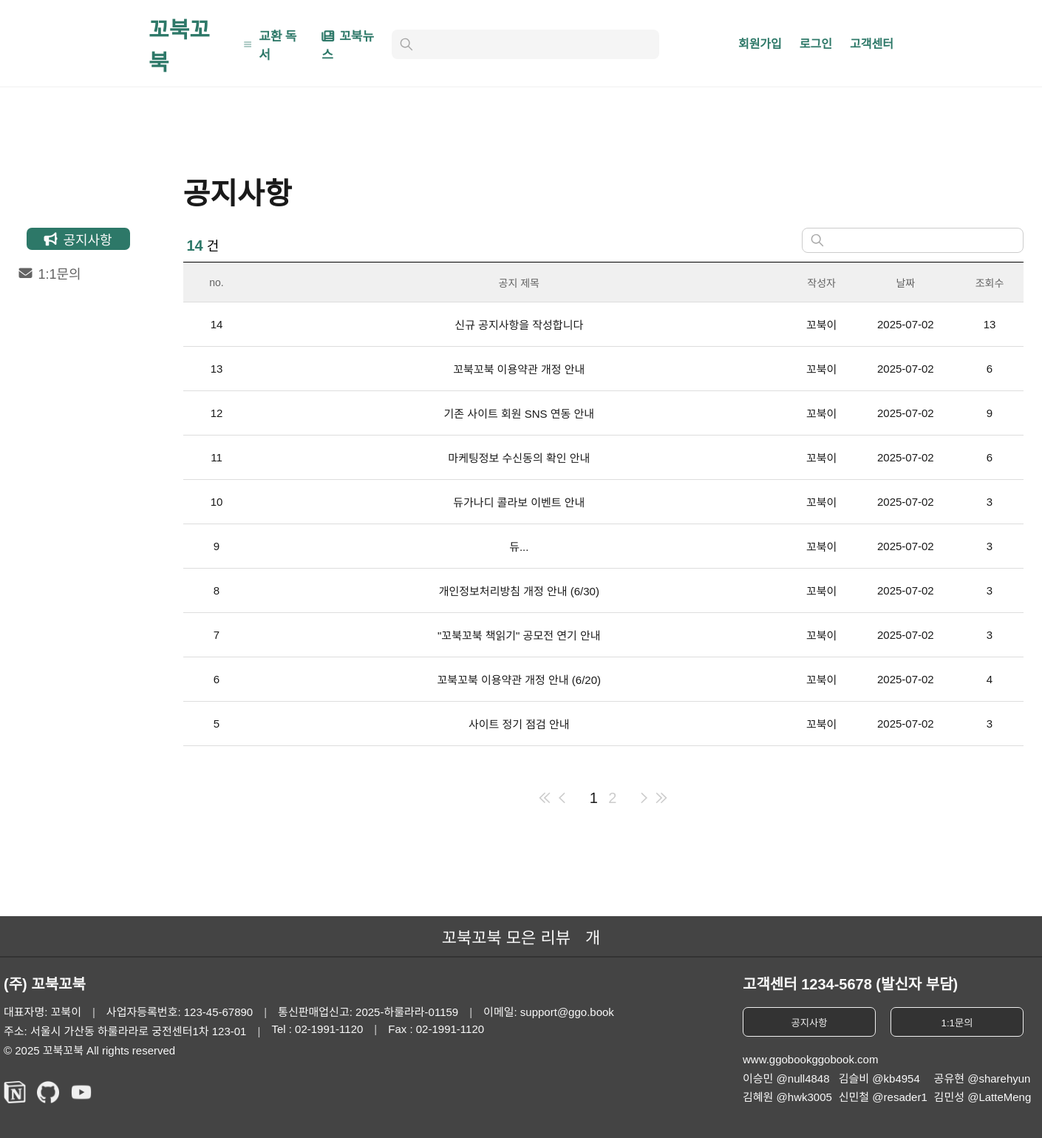
Screenshot of /cscenter/list/ with the database file from the repository.
### cscenter/models.py (models this page shows, shortened)
class Notice(models.Model):
    ntcno = models.AutoField(primary_key=True)  # 기본키 등록
    id = models.CharField(max_length=100)     # 작성자
    ntitle = models.CharField(max_length=1000) # 제목
    ncontent = models.TextField()              # 내용
    nfile = models.ImageField(null=True,blank=True,upload_to='notice')
    nhit = models.IntegerField(default=0)      # 조회수
    ndate = models.DateTimeField(auto_now=True)  # 현재날짜시간자동등록

### cscenter/views.py (the view, shortened to what this page needs)
# urls.py: path('list/', views.list,name='list'),
def list(request):
    page = int(request.GET.get('page',1))
    search = request.GET.get('search','')
    if search == '':   # 일반리스트로 넘어온 경우
        qs = Notice.objects.order_by('-ntcno')
        paginator = Paginator(qs,10) # 100->10개씩 쪼개서 전달해줌
        noticeList = paginator.get_page(page)  # 현재페이지에 해당되는 게시글 전달
        context = {'notice':qs,'list':noticeList,'page':page,'search':0}
        return render(request, 'cscenter/list.html', context)

### cscenter/templates/cscenter/list.html (shortened to what this page needs)
{% extends "base.html" %}
{% load static %}
{% block extra_css %}
<link rel="stylesheet" href="/static/css/ntc_list.css" />
{% endblock %}
{% block content %}
      <div class="mainWrap">
        <nav>
          <div class="left_side">
            <ul class="category">
              <li class="icon checked" onclick="location.href='{% url "cscenter:list" %}'"><i class="fa-solid fa-bullhorn"></i>공지사항</li>
              <li class="icon" onclick="location.href='{% url "cscenter:inquiry" %}'"><i class="fa-solid fa-envelope"></i>1:1문의</li>
            </ul>
          </div>
        </nav>
        <div class="content-area">
            <p class="big_title">공지사항</p>
            <div class='searchWrap'>
              {% if search == 1 %}
              <div class="ntc_count">“{{keyword}}” 검색결과 <span>{{notice.count}}</span>건</div>
              {% else %}
              <div class="ntc_count"><span>{{notice.count}}</span>건</div>
              {% endif %}
              <form action='/cscenter/list/' name='ntc_searchFrm' method='get' role="search" class="fig-searchform et3830u0">
                <div tabindex="-1" class="fig-tabindex">
                  <div class="fig-q3rd3s et3830u1">
                    <label class="fig-formlabel">
                      <svg width="1em" height="1em" viewBox="0 0 20 20" fill="currentColor" xmlns="http://www.w3.org/2000/svg" class="fig-searchimage">
                        <path fill-rule="evenodd" d="M13.28 8.18a5.1 5.1 0 11-10.2 0 5.1 5.1 0 0110.2 0zm-1.031 5.069a6.5 6.5 0 11.991-.989l4.695 4.695a.7.7 0 11-.99.99l-4.696-4.696z">
                        </path>
                      </svg>
                      <input type="text" name='search' maxlength="64" tabindex="-1" class="fig-forminput" value="">
                    </label>
                  </div>
                </div>
              </form>
            </div>
            <div>
              <table>
                <colgroup>
                  <col width="8%"/>
                  <col width="*"/>
                  <col width="8%"/>
                  <col width="12%"/>
                  <col width="8%"/>
              </colgroup>
                <thead>
                  <tr>
                    <th>no.</th>
                    <th>공지 제목</th>
                    <th>작성자</th>
                    <th>날짜</th>
                    <th>조회수</th>
                  </tr>
                </thead>
                <tbody>
                  {% for n in list %}
                  <tr>
                    <td>{{n.ntcno}}</td>
                    <td class="ntc_title"><a href="/cscenter/view/{{n.ntcno}}/">{{n.ntitle}}</a></td>
                    <td>{{n.id}}</td>
                    <td>{{n.ndate|date:'Y-m-d'}}</td>
                    <td>{{n.nhit}}</td>
                  </tr>
                  {% endfor %}
                </tbody>
              </table>
            </div>
      <div class="pg-container">
        <div class="paginator">
            <div class="pg-btns">
              {% if list.has_previous %}
                <button onclick="location.href='?page=1&search={{search}}'">
                  <svg width="24" height="24" viewBox="0 0 24 24" fill="none">
                    <path d="M21.9323 22.5362C22.6042 21.8162 22.6042 20.7122 21.8842 20.0162L13.5562 12.0002L23.1562 2.76019L21.4762 1.00819L10.0282 12.0002L21.4763 22.9922L21.9323 22.5122L21.9323 22.5362Z" fill="currentColor"/>
                    <path d="M12.4786 22.5362C13.1506 21.8162 13.1506 20.7122 12.4306 20.0162L4.10256 12.0002L13.7266 2.76019L12.0466 1.00819L0.598563 12.0002L12.0226 22.9922L12.4786 22.5122L12.4786 22.5362Z" fill="currentColor"/>
                  </svg>
                </button>
                <button onclick="location.href='?page={{list.previous_page_number}}&search={{search}}'">
                  <svg width="24" height="24" viewBox="0 0 24 24" fill="none">
                    <path d="M16.3325 1.47C17.0125 2.18 16.9925 3.3 16.2825 3.98L7.9425 12L17.5625 21.25L15.8825 23L4.4425 12L15.8825 1L16.3325 1.47Z" fill="currentColor"/>
                  </svg>
                </button>
                {% else %}
                <button disabled>
                </button>
                <button disabled>
                  <svg width="24" height="24" viewBox="0 0 24 24" fill="none">
                      <path d="M16.3325 1.47C17.0125 2.18 16.9925 3.3 16.2825 3.98L7.9425 12L17.5625 21.25L15.8825 23L4.4425 12L15.8825 1L16.3325 1.47Z" fill="currentColor"/>
                  </svg>
                </button>
                {% endif %}
            </div>
            <div class="pg-numbers">
              {% for p in list.paginator.page_range %}
                {% if p != page %}
                <a href="?page={{p}}">{{p}}</a>
                {% else %}
                <a class="active">{{p}}</a>
                {% endif %}
              {% endfor %}
            </div>
            <div class="pg-btns">
              {% if list.has_next %}
                <button onclick="location.href='?page={{list.next_page_number}}&search={{search}}'">
                    <svg width="24" height="24" viewBox="0 0 24 24" fill="none">
                        <path d="M7.6675 1.47C6.9875 2.18 7.0075 3.3 7.7175 3.98L16.0575 12L6.4375 21.25L8.1175 23L19.5575 12L8.1175 1L7.6675 1.47Z" fill="currentColor"/>
                    </svg>
                </button>
                <button onclick="location.href='?page={{list.paginator.num_pages}}&search={{search}}'">
                </button>
                {% endif %}
            </div>
        </div>
    </div>
        </div>
      </div>
    </div>
{% endblock %}

### static/css/base.css (style rules this page uses)
body, input, select, textarea, button { font-family: 'Noto Sans KR', sans-serif !important; }
* { margin: 0; padding: 0; box-sizing: border-box; -moz-osx-font-smoothing: grayscale; -webkit-font-smoothing: antialiased; text-decoration: none; list-style: none; }
table,tr,td { border-collapse:collapse; }
input { color: inherit; font-family: inherit; letter-spacing: inherit; appearance: none; background: none; border: 0; box-shadow: none; border-radius: 0; padding: 0; margin: 0; outline:none; }
a { text-decoration: none; color: inherit; font-family: inherit; letter-spacing: inherit; cursor: pointer; }
.fig-searchform { width: 500px; display: flex; align-items: flex-start; }
.fig-tabindex { flex: 1; min-width: 0; }
.fig-formlabel { display: flex; align-items: center; padding: 6px 10px; min-height: 40px; background: #f5f5f5; border-radius: 8px; }
.fig-searchimage { font-size: 20px; width: 20px; height: 20px; margin-right: 12px; color: #a5a5a5; fill: currentColor; display: inline-block; }
.fig-forminput { flex: 1; width: 0; min-width: 0; height: 100%; font-size: 15px; line-height: 18px; color: #1a1a1a; caret-color: #2D7868; }

### static/css/ntc_list.css (style rules this page uses)
.mainWrap { display: flex; justify-content:center; }
.big_title { font-size: 40px; font-weight: 700; color:#1a1a1a; }
nav { display: flex; margin: 0 auto; justify-content: center; }
.left_side { width: 192px; height:622px; margin: 160px 0px 0px; margin-right: 30px; }
.category { color: #636363; width: 191px; height: 500px; text-align: left; margin-bottom: 10px; padding: 0; list-style: none; }
.icon { display: flex; align-items: center; border-radius: 7px; width: 140px; height: 30px; margin-left: 0; margin-bottom: 12px; font-size: 18px; transition: all 0.2s ease; }
.icon i { margin-right: 8px; margin-top: 2px; }
.icon.checked { background-color: #2d7868; color: #fafafa; margin-left: 10px; cursor: pointer; align-items: center; display: flex; justify-content: center; }
.category li { margin-bottom: 16px; font-size: 18px; }
.content-area { width: 1137px; margin-top: 82px; }
.content-area table { width: 1137px; }
.content-area th { height:54px; text-align: center; border-top:1px solid black; border-bottom:1px solid #ddd; font-weight: 400; font-size: 14px; color: #636363; background-color: #f0f0f0; }
.content-area td { height:60px; text-align: center; font-size: 15px; padding:15px; color:#1a1a1a; border-bottom:1px solid #ddd; }
.content-area td:first-child { font-weight:500; }
.ntc_title { text-align:left; width:550px; }
.ntc_count { margin: 10px 0;font-size: 18px; }
.searchWrap { margin-top:20px; display: flex; justify-content: space-between; }
.fig-main form { width:300px; }
.fig-main .fig-formlabel { border: 1px solid #ccc; background-color: white; min-height:32px; }
.fig-main span { color: #2d7868; font-size:20px; margin:0 5px; font-weight:700; }
.pg-container { display: flex; justify-content: center; margin: 50px 0 20px 0; width: 100% }
.paginator { display: inline-flex; align-items: center; line-height: 1; }
.pg-btns { display: inline-flex; margin: 0 10px; }
.pg-btns button { border: none; margin: 0; padding: 12px 0; width: 24px; background: transparent; color: #ccc; cursor: pointer; font-size: 30px; line-height: 0; }
.pg-btns button:disabled { cursor: default; }
.pg-btns button { color: #ccc; }
.pg-numbers { display: inline-block; margin: 0 10px; }
.pg-numbers a { margin: 0 5px; color: #ccc; font-size: 20px; cursor: pointer; text-decoration: none; }
.pg-numbers a.active { color: #1a1a1a; }
.pg-btns svg { width: 16px; height: 16px; fill: currentColor; }

### rows the page displays
Notice: ntcno "14", ntitle "신규 공지사항을 작성합니다", id "꼬북이", ndate "2025-07-02", nhit "13"
Notice: ntcno "13", ntitle "꼬북꼬북 이용약관 개정 안내", id "꼬북이", ndate "2025-07-02", nhit "6"
Notice: ntcno "12", ntitle "기존 사이트 회원 SNS 연동 안내", id "꼬북이", ndate "2025-07-02", nhit "9"
Notice: ntcno "11", ntitle "마케팅정보 수신동의 확인 안내", id "꼬북이", ndate "2025-07-02", nhit "6"
Notice: ntcno "10", ntitle "듀가나디 콜라보 이벤트 안내", id "꼬북이", ndate "2025-07-02", nhit "3"
Notice: ntcno "9", ntitle "듀...", id "꼬북이", ndate "2025-07-02", nhit "3"
Notice: ntcno "8", ntitle "개인정보처리방침 개정 안내 (6/30)", id "꼬북이", ndate "2025-07-02", nhit "3"
Notice: ntcno "7", ntitle "\"꼬북꼬북 책읽기\" 공모전 연기 안내", id "꼬북이", ndate "2025-07-02", nhit "3"
Notice: ntcno "6", ntitle "꼬북꼬북 이용약관 개정 안내 (6/20)", id "꼬북이", ndate "2025-07-02", nhit "4"
Notice: ntcno "5", ntitle "사이트 정기 점검 안내", id "꼬북이", ndate "2025-07-02", nhit "3"

### other values shown
{{ notice.count }} "14"
{{ p }} "1"
{{ p }} "2"
